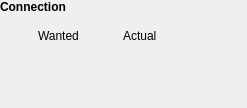
<?xml version="1.0" encoding="UTF-8"?>
<ui version="4.0">
 <class>CommsDebugWidget</class>
 <widget class="QWidget" name="CommsDebugWidget">
  <property name="geometry">
   <rect>
    <x>0</x>
    <y>0</y>
    <width>247</width>
    <height>108</height>
   </rect>
  </property>
  <property name="sizePolicy">
   <sizepolicy hsizetype="Minimum" vsizetype="Minimum">
    <horstretch>0</horstretch>
    <verstretch>0</verstretch>
   </sizepolicy>
  </property>
  <property name="windowTitle">
   <string>Form</string>
  </property>
  <layout class="QGridLayout" name="gridLayout">
   <property name="leftMargin">
    <number>0</number>
   </property>
   <property name="topMargin">
    <number>0</number>
   </property>
   <property name="rightMargin">
    <number>0</number>
   </property>
   <property name="bottomMargin">
    <number>0</number>
   </property>
   <item row="1" column="1">
    <layout class="QHBoxLayout" name="horizontalLayout_2">
     <item>
      <widget class="LightWidget" name="widgetStatusConnectionActual" native="true">
       <property name="sizePolicy">
        <sizepolicy hsizetype="Fixed" vsizetype="Fixed">
         <horstretch>0</horstretch>
         <verstretch>0</verstretch>
        </sizepolicy>
       </property>
       <property name="minimumSize">
        <size>
         <width>32</width>
         <height>32</height>
        </size>
       </property>
       <property name="maximumSize">
        <size>
         <width>32</width>
         <height>32</height>
        </size>
       </property>
       <property name="toolTip">
        <string>Validity of port. Green means OK.</string>
       </property>
      </widget>
     </item>
     <item>
      <widget class="QLabel" name="label_2">
       <property name="text">
        <string>Actual</string>
       </property>
      </widget>
     </item>
    </layout>
   </item>
   <item row="1" column="0">
    <layout class="QHBoxLayout" name="horizontalLayout_3">
     <item>
      <widget class="LightWidget" name="widgetStatusConnectionWanted" native="true">
       <property name="sizePolicy">
        <sizepolicy hsizetype="Fixed" vsizetype="Fixed">
         <horstretch>0</horstretch>
         <verstretch>0</verstretch>
        </sizepolicy>
       </property>
       <property name="minimumSize">
        <size>
         <width>32</width>
         <height>32</height>
        </size>
       </property>
       <property name="maximumSize">
        <size>
         <width>32</width>
         <height>32</height>
        </size>
       </property>
       <property name="toolTip">
        <string>Validity of port. Green means OK.</string>
       </property>
      </widget>
     </item>
     <item>
      <widget class="QLabel" name="label">
       <property name="text">
        <string>Wanted</string>
       </property>
      </widget>
     </item>
    </layout>
   </item>
   <item row="0" column="0">
    <widget class="QLabel" name="label_4">
     <property name="sizePolicy">
      <sizepolicy hsizetype="Minimum" vsizetype="Minimum">
       <horstretch>0</horstretch>
       <verstretch>0</verstretch>
      </sizepolicy>
     </property>
     <property name="font">
      <font>
       <bold>true</bold>
      </font>
     </property>
     <property name="text">
      <string>Connection</string>
     </property>
    </widget>
   </item>
   <item row="1" column="2">
    <spacer name="horizontalSpacer">
     <property name="orientation">
      <enum>Qt::Orientation::Horizontal</enum>
     </property>
     <property name="sizeHint" stdset="0">
      <size>
       <width>40</width>
       <height>20</height>
      </size>
     </property>
    </spacer>
   </item>
   <item row="2" column="0" colspan="3">
    <widget class="CouriersDebugWidget" name="widgetCouriersDebug" native="true">
     <property name="sizePolicy">
      <sizepolicy hsizetype="MinimumExpanding" vsizetype="MinimumExpanding">
       <horstretch>0</horstretch>
       <verstretch>0</verstretch>
      </sizepolicy>
     </property>
    </widget>
   </item>
  </layout>
 </widget>
 <customwidgets>
  <customwidget>
   <class>LightWidget</class>
   <extends>QWidget</extends>
   <header location="global">components/LightWidget.hpp</header>
   <container>1</container>
  </customwidget>
  <customwidget>
   <class>CouriersDebugWidget</class>
   <extends>QWidget</extends>
   <header location="global">debug/courier/CouriersDebugWidget.hpp</header>
   <container>1</container>
  </customwidget>
 </customwidgets>
 <resources/>
 <connections/>
</ui>
